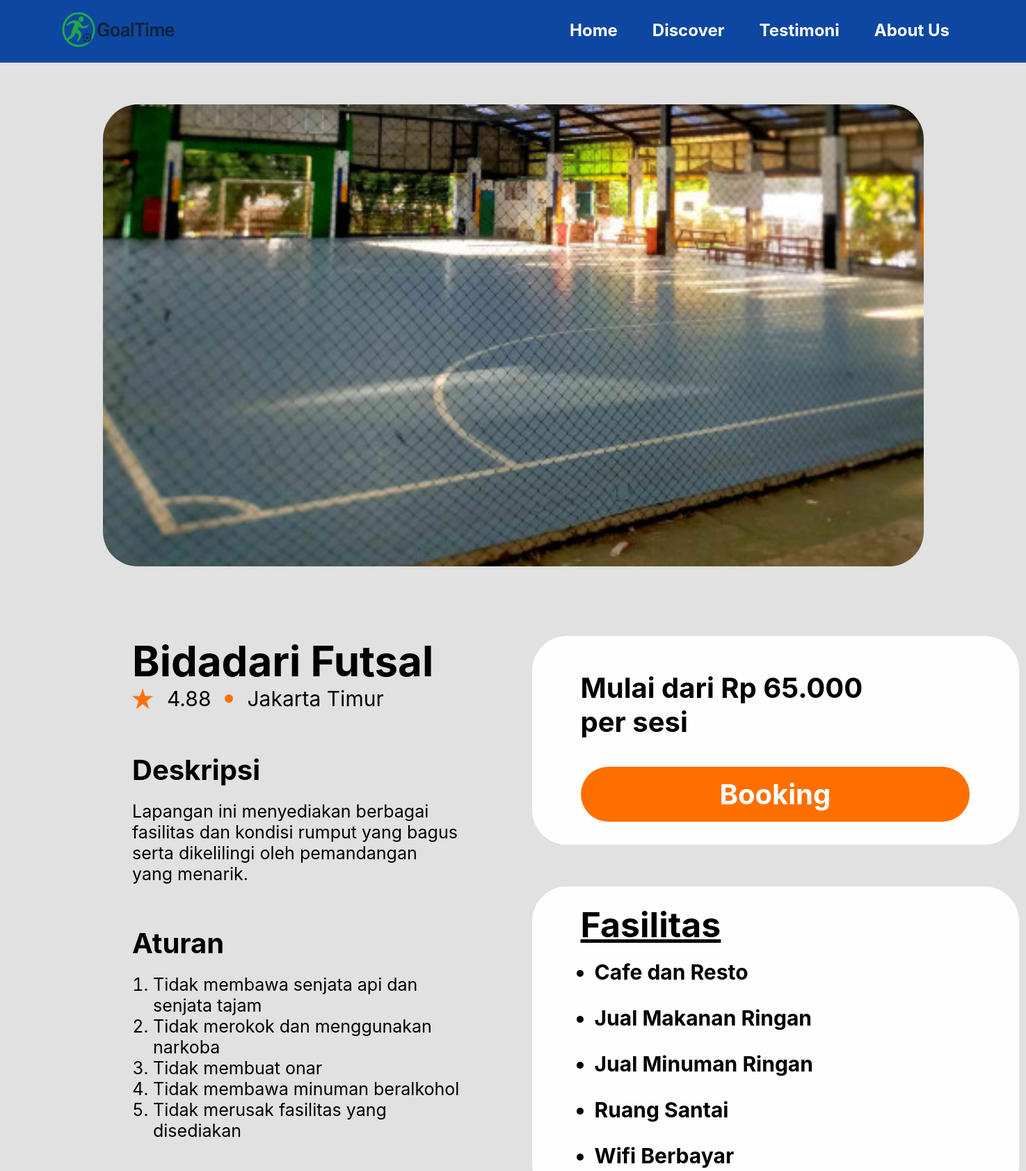
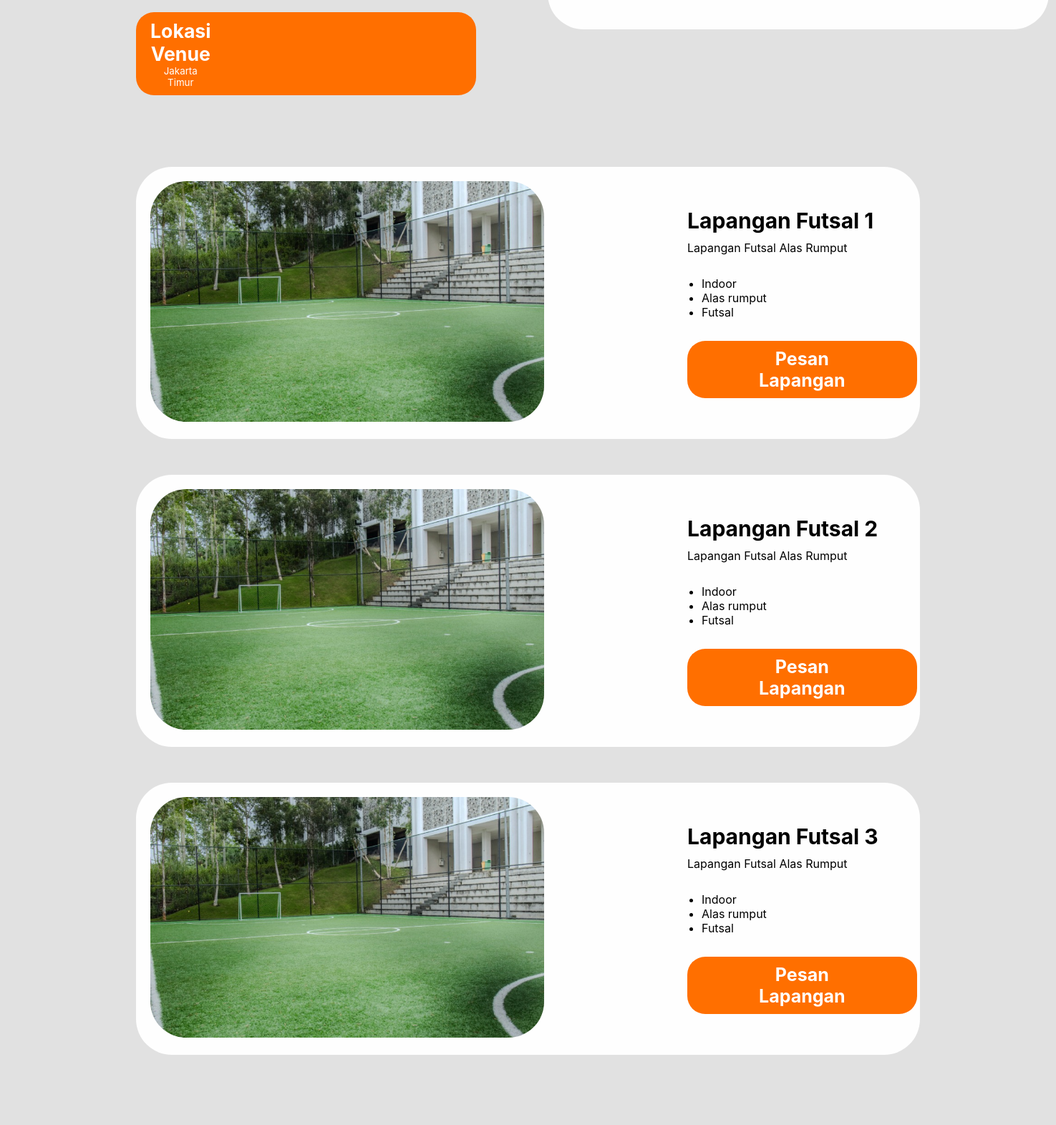
The page /description/pages/description.php?id=10 (upper part) on the database its author committed (2 pictures, top to bottom).
### tables this page shows
CREATE TABLE `lapangan` (
  `id` int NOT NULL,
  `name` varchar(255) DEFAULT NULL,
  `rating` float DEFAULT NULL,
  `location` varchar(255) DEFAULT NULL,
  `price` int DEFAULT NULL,
  `img` varchar(255) DEFAULT NULL
);

### description/pages/description.php (the view, shortened to what this page needs)
<?php
require_once "../../db-connect/koneksi.php";
$id = $_GET['id'];
$query = mysqli_query($connection, "SELECT * FROM lapangan WHERE id = '$id'");
$data = mysqli_fetch_assoc($query);
?>
<!DOCTYPE html>
<html lang="en">
<head>
    <link rel="stylesheet" href="description.css">
</head>
<body>
    <header class="navbar">
        <div class="container-nav">
            <img src="../asset/LOGO-goaltime.png" alt="GoalTime-LOGO" class="logo">
            <div class="tulisan-headerrr">
                <h2><a href="../../homepage/Pages/homepage.php">Home</a></h2>
                <h2><a href="../../discover/pages/discover.php">Discover</a></h2>
                <h2><a href="../../testimoni/pages/index.php">Testimoni</a></h2>
                <h2><a href="../../about-us/pages/about-us.php">About Us</a></h2>
            </div>
        </div>
    </header>
    <div class="container-foto-utama-description">
        <img src="../../discover/asset/<?php echo $data['img']; ?>" alt="foto" class="foto-utama-description">
    </div>
    <div class="bagian-atas">
        <div class="bagian-kiri-description">
            <div class="nama-lapangan-description">
                <h1 style="font-size: 60px;"><?php echo $data['name']; ?></h1>
                <div class="rating-lokasi">
                    <img src="../asset/Star 1.png" alt="" style="width: 30px; height: 30px;">
                    <p style="font-size: 30px;"><?php echo number_format($data['rating'], 2); ?></p>
                    <div style="color: rgb(255, 111, 0); height: 12px; width: 12px; border-radius: 100%; background-color: rgb(255, 111, 0);"></div>
                    <p style="font-size: 30px;"><?php echo $data['location']; ?></p>
                </div>
            </div>
            <div class="deskripsi">
                <h1 style="font-size: 40px; margin-bottom: 20px;">Deskripsi</h1>
                <p style="font-size: 25px;">
                    Lapangan ini menyediakan berbagai fasilitas dan kondisi rumput yang bagus serta
                    dikelilingi oleh pemandangan yang menarik.
                </p>
            </div>
            <div class="aturan">
                <h1 style="font-size: 40px; margin-bottom: 20px;">Aturan</h1>
                <ol type="1" style="font-size: 25px;">
                    <li>Tidak membawa senjata api dan senjata tajam</li>
                    <li>Tidak merokok dan menggunakan narkoba</li>
                    <li>Tidak membuat onar</li>
                    <li>Tidak membawa minuman beralkohol</li>
                    <li>Tidak merusak fasilitas yang disediakan</li>
                </ol>
            </div>
            <div class="lokasi-venue">
                <a href="https://maps.google.com">
                    <button class="tombol-lokasi-venue">
                        <h1>Lokasi Venue</h1>
                        <p><?php echo $data['location']; ?></p>
                    </button>
                </a>
            </div>
        </div>
        <div class="bagian-kanan-description">
            <div class="booking">
                <h1 style="font-size: 40px;">
                    Mulai dari Rp <?php echo number_format($data['price'], 0, ',', '.'); ?> <br> per sesi
                </h1>
                <a href="../../payment/pages/payment.php?id=<?php echo $data['id']; ?>">
                    <button class="tombol-booking">Booking</button>
                </a>
            </div>
            <div class="fasilitas">
                <h1 style="font-size: 50px; font-weight: bold;"><u>Fasilitas</u></h1>
                <ul style="font-size: 30px; font-weight: bold;">
                    <li>Cafe dan Resto</li>
                    <li>Jual Makanan Ringan</li>
                    <li>Jual Minuman Ringan</li>
                    <li>Ruang Santai</li>
                    <li>Wifi Berbayar</li>
                </ul>
            </div>
        </div>
    </div>
    <div class="baris-bawah">
        <div class="bagian-bawah">
            <div class="container-list-lapangan">
                <img src="../asset/list-lapangan.jpg" alt="">
            </div>
            <div class="Bagian-kanan-listlapangan">
                <div class="nama-spesifikasi">
                    <h1 style="font-size: 30px;">Lapangan Futsal 1</h1>
                    <p>Lapangan Futsal Alas Rumput</p>
                </div>
                <div class="Spesifikasi" style="margin-left: 20px;">
                    <ul>
                        <li>Indoor</li>
                        <li>Alas rumput</li>
                        <li>Futsal</li>
                    </ul>
                </div>
                <button class="Pesan-lapangan">Pesan Lapangan</button>
            </div>
        </div>
        <div class="bagian-bawah">
            <div class="container-list-lapangan">
                <img src="../asset/list-lapangan.jpg" alt="">
            </div>
            <div class="Bagian-kanan-listlapangan">
                <div class="nama-spesifikasi">
                    <h1 style="font-size: 30px;">Lapangan Futsal 2</h1>
                    <p>Lapangan Futsal Alas Rumput</p>
                </div>
                <div class="Spesifikasi" style="margin-left: 20px;">
                    <ul>
                        <li>Indoor</li>
                        <li>Alas rumput</li>
                        <li>Futsal</li>
                    </ul>
                </div>
                <button class="Pesan-lapangan">Pesan Lapangan</button>
            </div>
        </div>
        <div class="bagian-bawah">
            <div class="container-list-lapangan">
                <img src="../asset/list-lapangan.jpg" alt="">
            </div>
            <div class="Bagian-kanan-listlapangan">
                <div class="nama-spesifikasi">
                    <h1 style="font-size: 30px;">Lapangan Futsal 3</h1>
                    <p>Lapangan Futsal Alas Rumput</p>
                </div>
                <div class="Spesifikasi" style="margin-left: 20px;">
                    <ul>
                        <li>Indoor</li>
                        <li>Alas rumput</li>
                        <li>Futsal</li>
                    </ul>
                </div>
                <button class="Pesan-lapangan">Pesan Lapangan</button>
            </div>
        </div>
    </div>
</body>
</html>

### description/pages/description.css (style rules this page uses)
* { margin: 0; padding: 0; box-sizing: border-box; font-family: "Inter", sans-serif; }
body { background: #e1e1e1; color: #000; }
.navbar { background-color: rgb(13, 71, 161); width: 100%; top: 0; position: fixed; z-index: 9999; }
.container-nav { display: flex; justify-content: end; align-items: center; color: white; padding-right: 60px; }
.logo { height: 150px; margin-right: auto; margin-left: 60px; margin-top: -30px; margin-bottom: -30px; }
.tulisan-headerrr { display: flex; flex-direction: row; gap: 50px; margin-right: 50px; }
.tulisan-headerrr h2 a { color: white; text-decoration: none; }
.tulisan-headerrr h2 { position: relative; padding-bottom: 3px; cursor: pointer; }
.tulisan-headerrr h2::after { content: ""; position: absolute; left: 0; bottom: 0; width: 0; height: 2px; background-color: white; transition: 0.3s ease-in-out; }
.container-foto-utama-description { margin-top: 150px; display: flex; justify-content: center; height: auto; }
.foto-utama-description { width: 80%; height: auto; border-radius: 50px; }
.nama-lapangan-description { display: flex; flex-direction: column; }
.rating-lokasi { display: flex; flex-direction: row; align-items: center; gap: 20px; }
.lokasi-venue button { background-color: rgb(255, 111, 0); color: white; border: none; padding: 10px 20px; border-radius: 25px; cursor: pointer; padding-right: 370px; }
.tombol-lokasi-venue { display: flex; flex-direction: column; align-items: start; }
a { text-decoration: none; color: black; }
.bagian-kiri-description { display: flex; flex-direction: column; gap: 60px; margin-left: 190px; }
.bagian-kanan-description { display: flex; flex-direction: column; gap: 60px; margin-right: 190px; }
.aturan ol { margin-left: 30px; }
.bagian-atas { display: flex; flex-direction: row; gap: 100px; margin-top: 100px; }
.booking { display: flex; flex-direction: column; background-color: #fefefe; border-radius: 50px; width: 700px; height: 300px; padding: 25px 70px; padding-top: 50px; gap: 40px; }
.booking button { background-color: rgb(255, 111, 0); color: white; border: none; padding: 15px 200px; border-radius: 50px; cursor: pointer; font-size: 40px; font-weight: bold; }
.fasilitas { background-color: #fefefe; border-radius: 50px; width: 700px; padding: 25px 70px; }
.fasilitas ul { margin-left: 20px; gap: 30px; display: flex; flex-direction: column; margin-top: 20px; margin-bottom: 20px; }
.baris-bawah { display: flex; flex-direction: column; gap: 50px; margin-top: 100px; margin-bottom: 100px; }
.bagian-bawah { display: flex; flex-direction: row; gap: 100px; align-items: center; background-color: #fefefe; padding: 20px; border-radius: 50px; margin-left: 190px; margin-right: 190px; }
.container-list-lapangan img { width: 550px; height: auto; border-radius: 50px; }
.Bagian-kanan-listlapangan { display: flex; flex-direction: column; gap: 30px; }
.Bagian-kanan-listlapangan button { background-color: rgb(255, 111, 0); color: white; border: none; padding: 10px 100px; border-radius: 25px; cursor: pointer; font-size: 25px; font-weight: bold; }
.nama-spesifikasi { gap: 10px; display: flex; flex-direction: column; }

### rows shown on the page
lapangan: img (picture), name "Bidadari Futsal", rating "4.88", location "Jakarta Timur", price "65.000"
